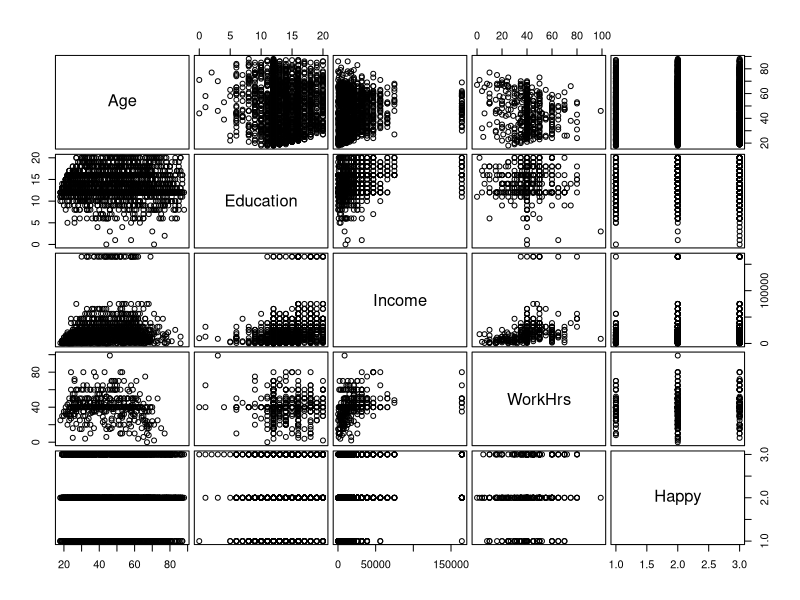
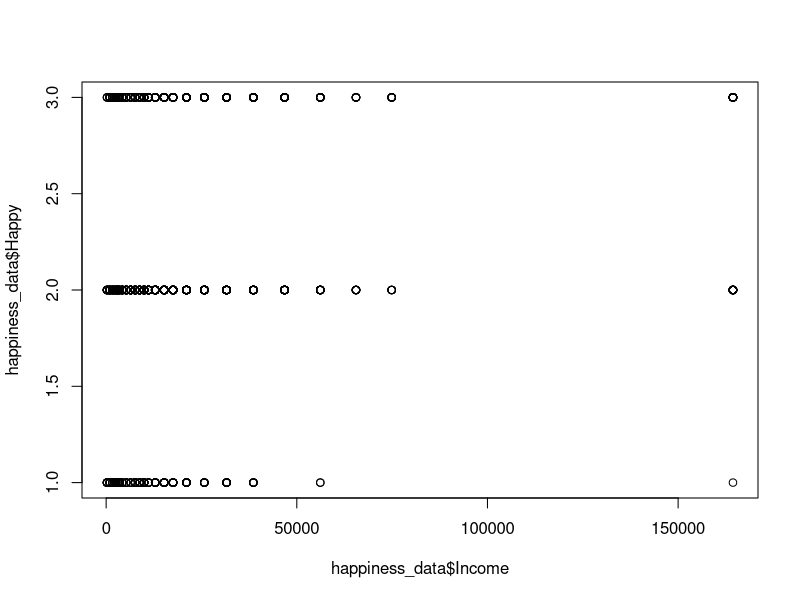
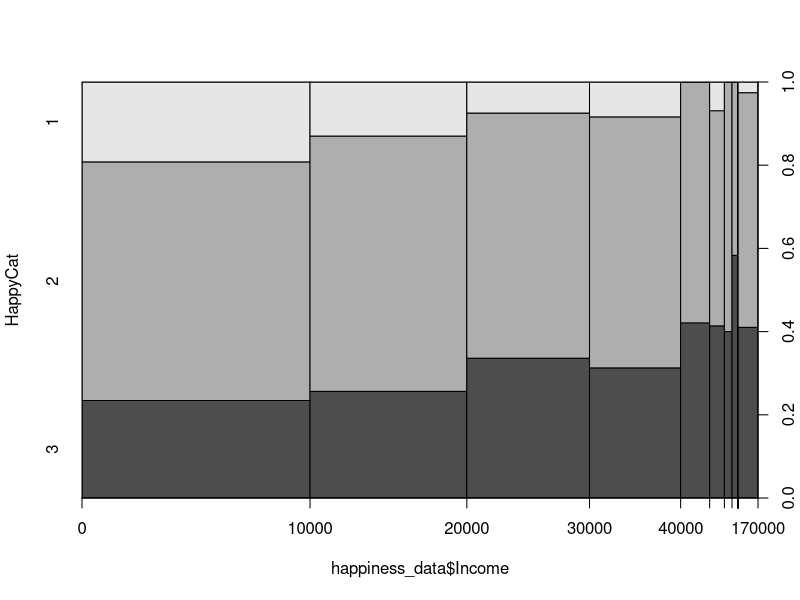
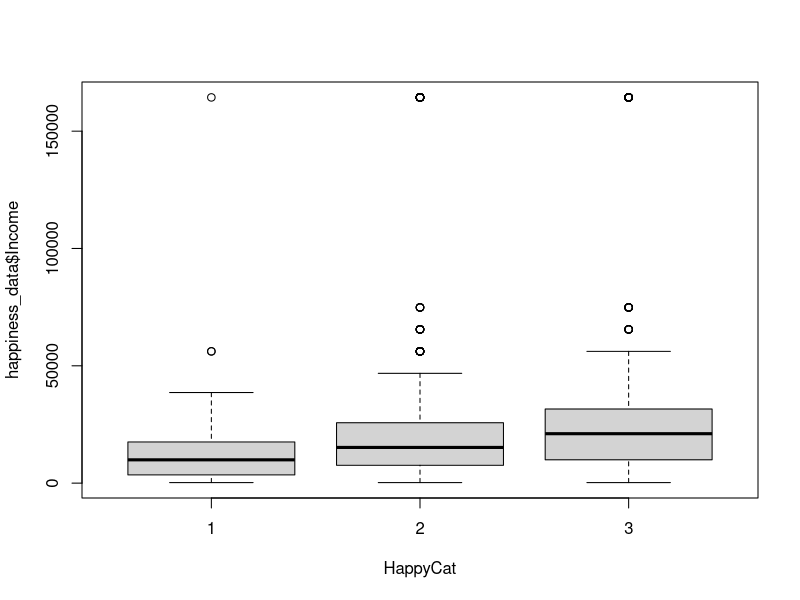

The R script that drew these images, in order:
## ---- chunk 1
#data cleanup
happiness_data <- read.table("Happiness.txt", header = TRUE)
head(happiness_data)

happiness_data$Household[happiness_data$Household == 8 | happiness_data$Household == 9] <- NA

happiness_data$Health[happiness_data$Health == 8 | happiness_data$Health == 9 |  happiness_data$Health == 0] <- NA
happiness_data$Health[happiness_data$Health == 1] <- 400
happiness_data$Health[happiness_data$Health == 2] <- 300
happiness_data$Health[happiness_data$Health == 3] <- 2
happiness_data$Health[happiness_data$Health == 4] <- 1
happiness_data$Health[happiness_data$Health == 400] <- 4
happiness_data$Health[happiness_data$Health == 300] <- 3

happiness_data$OwnHome[happiness_data$OwnHome == 0 | happiness_data$OwnHome == 8 | happiness_data$OwnHome == 9] <- NA

happiness_data$Instagram[happiness_data$Instagram == 0 | happiness_data$Instagram == 8 | happiness_data$Instagram == 9] <- NA

happiness_data$Marital[happiness_data$Marital == 9] <- NA

happiness_data$Age[happiness_data$Age == 89 | happiness_data$Age == 98 | happiness_data$Age == 99] <- NA

happiness_data$Children[happiness_data$Children == 8 | happiness_data$Children == 9] <- NA

happiness_data$Education[happiness_data$Education == 97 | happiness_data$Education == 98 | happiness_data$Education == 99] <- NA

happiness_data$JobSat[happiness_data$JobSat == 0 | happiness_data$JobSat == 8 | happiness_data$JobSat == 9] <- NA

happiness_data$Income[happiness_data$Income == 0 | happiness_data$Income == 999998 | happiness_data$Income == 999999] <- NA

happiness_data$WorkHrs[happiness_data$WorkHrs == -1 | happiness_data$WorkHrs == 998 | happiness_data$WorkHrs == 999] <- NA

happiness_data$Happy[happiness_data$Happy == 0 | happiness_data$Happy == 8 | happiness_data$Happy == 9] <- NA

happiness_data$Happy[happiness_data$Happy == 1] <- 100
happiness_data$Happy[happiness_data$Happy == 3] <- 1
happiness_data$Happy[happiness_data$Happy == 100] <- 3

#exploring data
pairs(happiness_data[, -c(1,2,3,4,5,6,8,10)], gap=0.4,cex.labels=1.5)

m1 <- lm(happiness_data$Happy ~ happiness_data$Age + happiness_data$Education + happiness_data$Income + happiness_data$WorkHrs)

summary(m1)

m2 <- lm(happiness_data$Happy ~ happiness_data$Income)
plot(happiness_data$Happy ~ happiness_data$Income)
summary(m2)

#adding factors/levels
HappyCat <- factor(happiness_data$Happy)
levels(HappyCat)

m4 <- lm(HappyCat ~ happiness_data$Income)
#summary(m4)
plot(HappyCat ~ happiness_data$Income)

m5 <- lm(happiness_data$Income ~ HappyCat)
summary(m5)
plot(happiness_data$Income ~ HappyCat)

